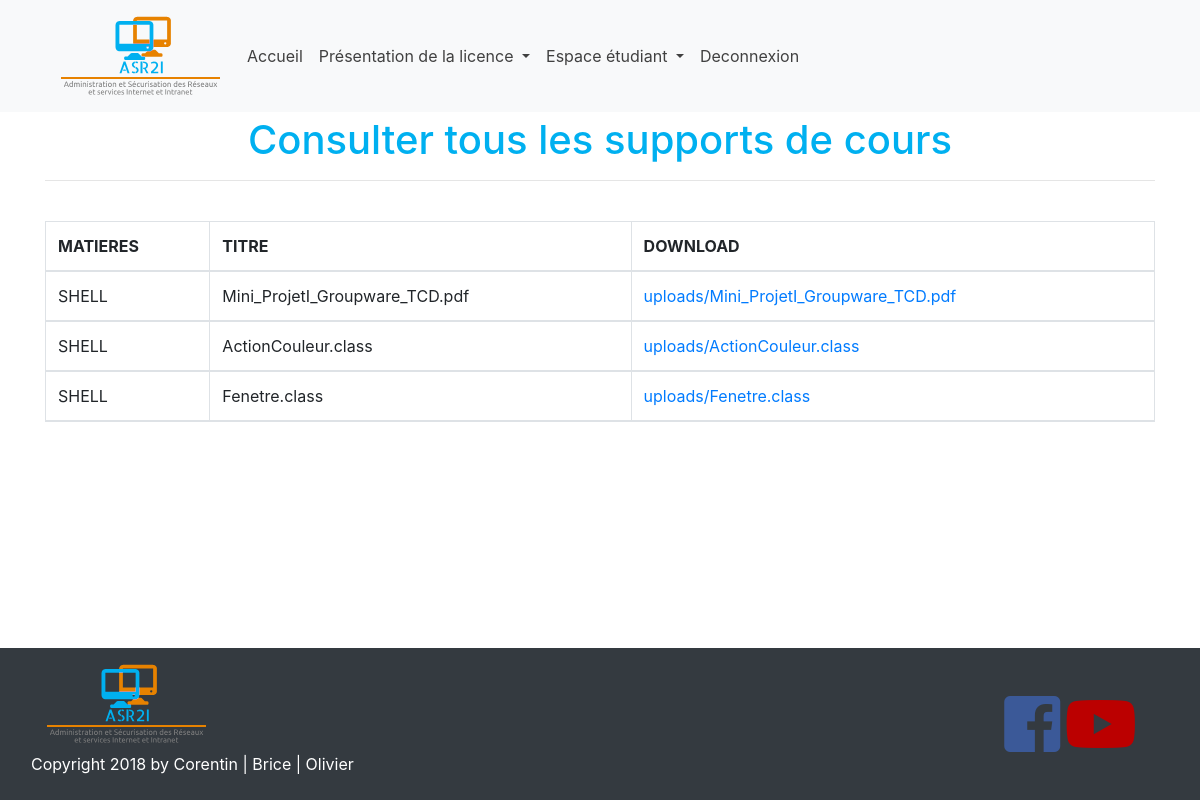
Screenshot of /consultersonsupport.php (signed in) with the database file from the repository.
### tables this page shows
CREATE TABLE `upload` (
  `fileId` int(11) NOT NULL,
  `ens_id` int(11) NOT NULL,
  `filename` varchar(255) NOT NULL,
  `filesize` int(10) NOT NULL,
  `filetitle` varchar(255) NOT NULL,
  `filedescription` varchar(255) NOT NULL,
  `fileUrl` varchar(255) NOT NULL
);

CREATE TABLE `matieres` (
  `id_matiere` int(11) NOT NULL,
  `id_ens` int(11) NOT NULL,
  `matieres` varchar(255) NOT NULL
);

### consultersonsupport.php (the view, shortened to what this page needs)
<?php include('includes/header.php'); ?>
<?php include('includes/navbar.php'); ?>
<?php if($_SESSION['etat'] == "enseignant"){
  ?>
  <div class="container">
    <h1>Consulter vos supports de cours</h1>
    <hr/>
    <br/>
    <?php     $req = consultSupportCours();
        echo '<ul>';
        while($res = $req->fetch()){
          echo "<li><a href=".$res['fileUrl']." class='text-center'>".$res['filename']."</a></li>";
        }
        echo'</ul>';
      }elseif($_SESSION['etat'] == "etudiant" || $_SESSION['etat'] == "personnel miaw" ){ ?>
        <div class="container">
          <h1>Consulter tous les supports de cours</h1>
          <hr/>
          <br/>
          <table class="table table-bordered">
            <thead>
              <tr>
                <th>MATIERES</th>
                <th>TITRE</th>
                <th>DOWNLOAD</th>
              </tr>
              <thead>
          <?php
          $req = consultAllSupportCours();
          while($res = $req->fetch()){
            echo "<tr>";
            echo'<td>'.$res['matieres'].'</td>';
            echo'<td>'.$res['filename'].'</td>';
            echo'<td><a href="'.$res['fileUrl'].'" >'.$res['fileUrl'].'</a></td>';
            echo "</tr>";
          }
          ?>
        </table>
        </div>
    <?php }
    ?>
  <?php
  include('includes/footer.php');
  ?>

### css/main.css (style rules this page uses)
html, body { height: 100%; margin: 0; padding: 0; }
body { display : table; width: 100%; }
h1 { color: #00b0f0; text-align: center; margin-top: 20px; }

### rows the page displays
upload: matieres.matieres "SHELL", filename "Mini_ProjetI_Groupware_TCD.pdf", fileUrl "uploads/Mini_ProjetI_Groupware_TCD.pdf"
upload: matieres.matieres "SHELL", filename "ActionCouleur.class", fileUrl "uploads/ActionCouleur.class"
upload: matieres.matieres "SHELL", filename "Fenetre.class", fileUrl "uploads/Fenetre.class"
